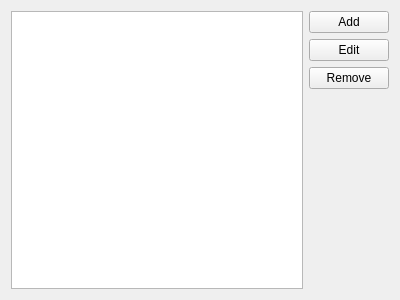
<?xml version="1.0" encoding="UTF-8"?>
<ui version="4.0">
 <class>ImportPathOptionPage</class>
 <widget class="QWidget" name="ImportPathOptionPage">
  <property name="geometry">
   <rect>
    <x>0</x>
    <y>0</y>
    <width>400</width>
    <height>300</height>
   </rect>
  </property>
  <property name="windowTitle">
   <string>Form</string>
  </property>
  <layout class="QVBoxLayout" name="verticalLayout_2">
   <item>
    <layout class="QHBoxLayout" name="horizontalLayout">
     <item>
      <widget class="QListWidget" name="importList"/>
     </item>
     <item>
      <layout class="QVBoxLayout" name="verticalLayout">
       <item>
        <widget class="QPushButton" name="addButton">
         <property name="text">
          <string>Add</string>
         </property>
        </widget>
       </item>
       <item>
        <widget class="QPushButton" name="editButton">
         <property name="text">
          <string>Edit</string>
         </property>
        </widget>
       </item>
       <item>
        <widget class="QPushButton" name="removeButton">
         <property name="text">
          <string>Remove</string>
         </property>
        </widget>
       </item>
       <item>
        <spacer name="verticalSpacer">
         <property name="orientation">
          <enum>Qt::Vertical</enum>
         </property>
         <property name="sizeHint" stdset="0">
          <size>
           <width>20</width>
           <height>40</height>
          </size>
         </property>
        </spacer>
       </item>
      </layout>
     </item>
    </layout>
   </item>
  </layout>
 </widget>
 <resources/>
 <connections/>
</ui>
